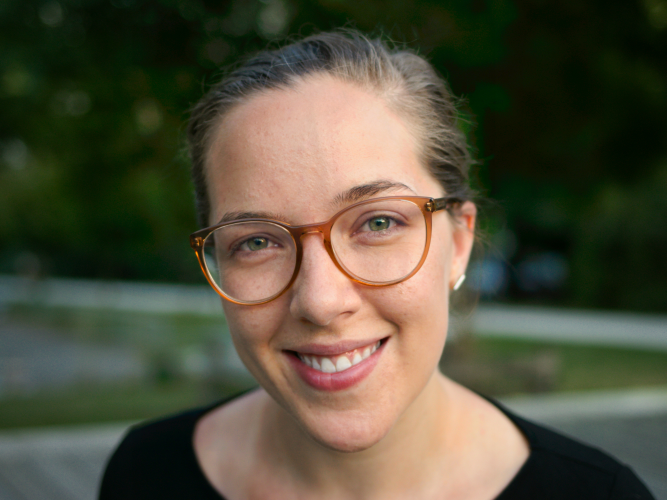
#> input picture scripts/featured.jpg, 1333 x 1000 px (shown at 1/2 size); its folder holds only this picture in this run
$ python resizePhotos.py
#> lines starting #> are read from the running program, lines starting #| are printed output that depends on the picture
#!/usr/bin/env python3
import os
from pathlib import Path
from PIL import Image
from pillow_heif import register_heif_opener

register_heif_opener()  # Add HEIC/HEIF support to PIL
#> (this line was passed over: pillow_heif is not available in this run)
#> in compress_jpeg, im is the input picture: PIL image 1333x1000 RGB; mean R, G, B 83.8, 80.4, 61.2

# --- CONFIG ---
TARGET_SIZE = 1_000_000      # target max bytes (1 MB)
MAX_DIMENSION = 600          # max pixels on longest side (covers 3in @ 2x retina)
JPEG_QUALITY = 85            # JPEG quality for thumbnail output

def get_file_size(path):
    return path.stat().st_size

def resize_to_max_dimension(im, max_dim=MAX_DIMENSION):
    """Return image scaled so its longest side is at most max_dim pixels."""
#> called with max_dim = 600
    w, h = im.size
#> w = 1333; h = 1000
    if max(w, h) <= max_dim:
        return im
    if w >= h:
        new_w, new_h = max_dim, max(1, int(h * max_dim / w))
#> new_w = 600; new_h = 450
    else:
        new_w, new_h = max(1, int(w * max_dim / h)), max_dim
    return im.resize((new_w, new_h), Image.LANCZOS)
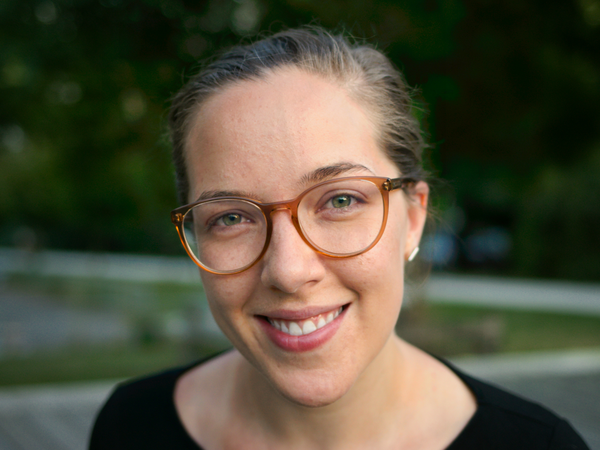
#> returned value: PIL image 600x450 RGB; mean R, G, B 83.8, 80.4, 61.2

def compress_jpeg(path):
    """Resize to MAX_DIMENSION and save as JPEG at JPEG_QUALITY."""
    tmp_path = path.with_suffix(path.suffix + ".tmp")

    with Image.open(path) as im:
        try:
            im.seek(0)
        except EOFError:
            pass
        im = im.convert("RGB")
        im = resize_to_max_dimension(im)
        im.save(tmp_path, "JPEG", optimize=True, quality=JPEG_QUALITY)

    os.replace(tmp_path, path)

def compress_png(path):
    """Resize to MAX_DIMENSION and save as PNG."""
    tmp_path = path.with_suffix(path.suffix + ".tmp")

    with Image.open(path) as im:
        im = im.convert("RGBA") if im.mode in ("P", "LA", "RGBA") else im.convert("RGB")
        im = resize_to_max_dimension(im)
        im.save(tmp_path, "PNG", optimize=True, compress_level=9)

    os.replace(tmp_path, path)


def convert_heic_to_png(path):
    """Convert HEIC/HEIF to PNG."""
    png_path = path.with_suffix(".png")
    tmp_path = png_path.with_suffix(".png.tmp")

    with Image.open(path) as im:
        im = im.convert("RGBA")
        im.save(tmp_path, "PNG", optimize=True)

    os.remove(path)  # remove original HEIC
    os.replace(tmp_path, png_path)

def convert_mpo_to_jpeg(path):
    """Convert MPO to single-frame JPEG and compress."""
    # Convert to .jpg extension
    jpg_path = path.with_suffix(".jpg")
    tmp_path = jpg_path.with_suffix(".jpg.tmp")

    with Image.open(path) as im:
        print(path)
        try:
            im.seek(0)  # use first frame
        except EOFError:
            pass
        im = im.convert("RGB")
        im.save(tmp_path, "JPEG", optimize=True, quality=90)

    os.remove(path)  # remove original MPO
    os.replace(tmp_path, jpg_path)

    # Then compress as a normal JPEG if needed
    # if get_file_size(jpg_path) > TARGET_SIZE:
    #     compress_jpeg(jpg_path)

def process_image(path):
    path = Path(path)
    ext = path.suffix.lower()

    print(f"Processing {path} ({get_file_size(path)/1_048_576:.2f} MB)")

    if ext in [".jpg", ".jpeg", ".mpo"]:
        compress_jpeg(path)
    elif ext == ".png":
        compress_png(path)

    print(f"  → {get_file_size(path)/1_048_576:.2f} MB\n")

def main():
    for root, _, files in os.walk("."):
        for name in files:
            if name.lower().endswith((".jpg", ".jpeg", ".png", ".mpo")):
                process_image(Path(root) / name)

if __name__ == "__main__":
    main()
